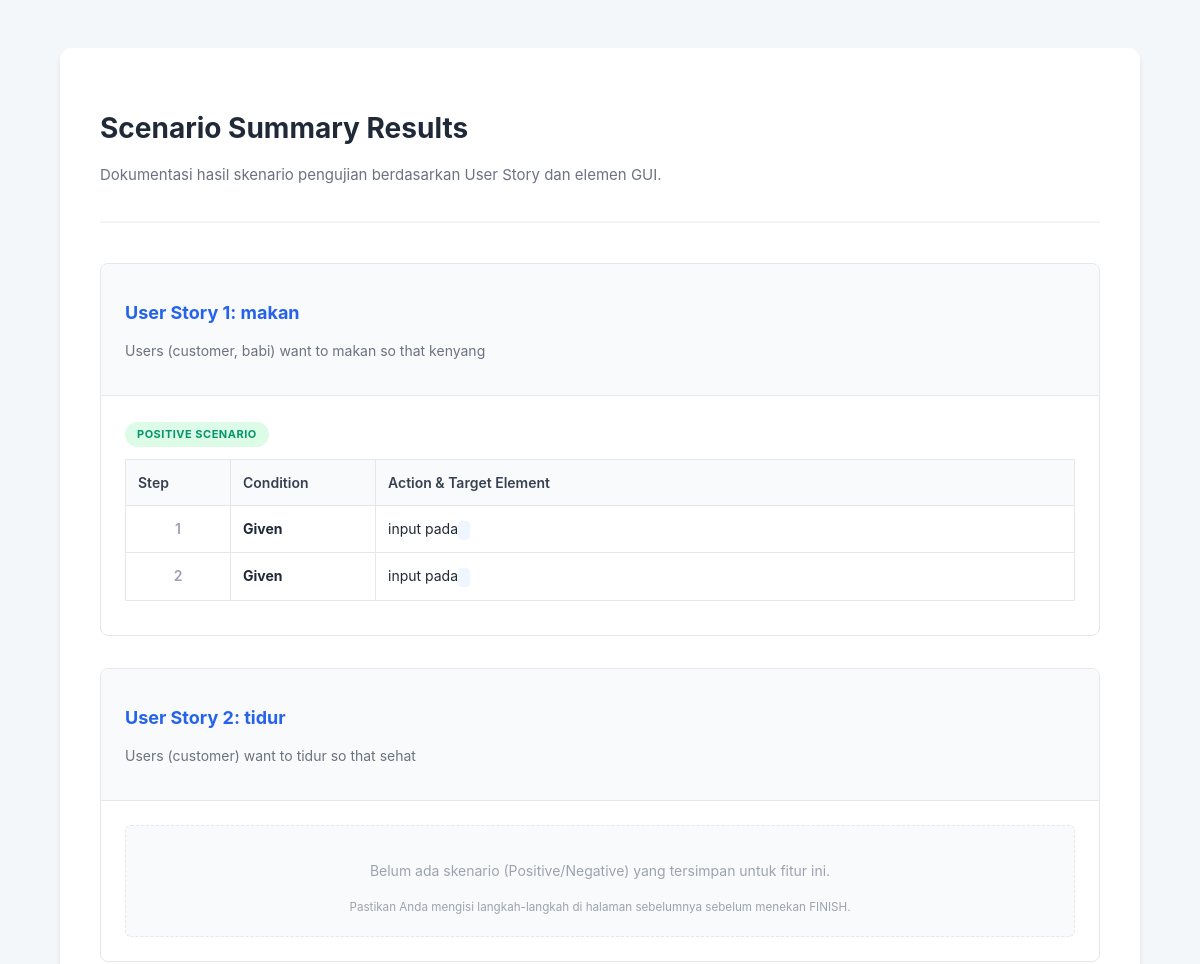
Page /scenario_result/ (upper part) on the earlier database version.
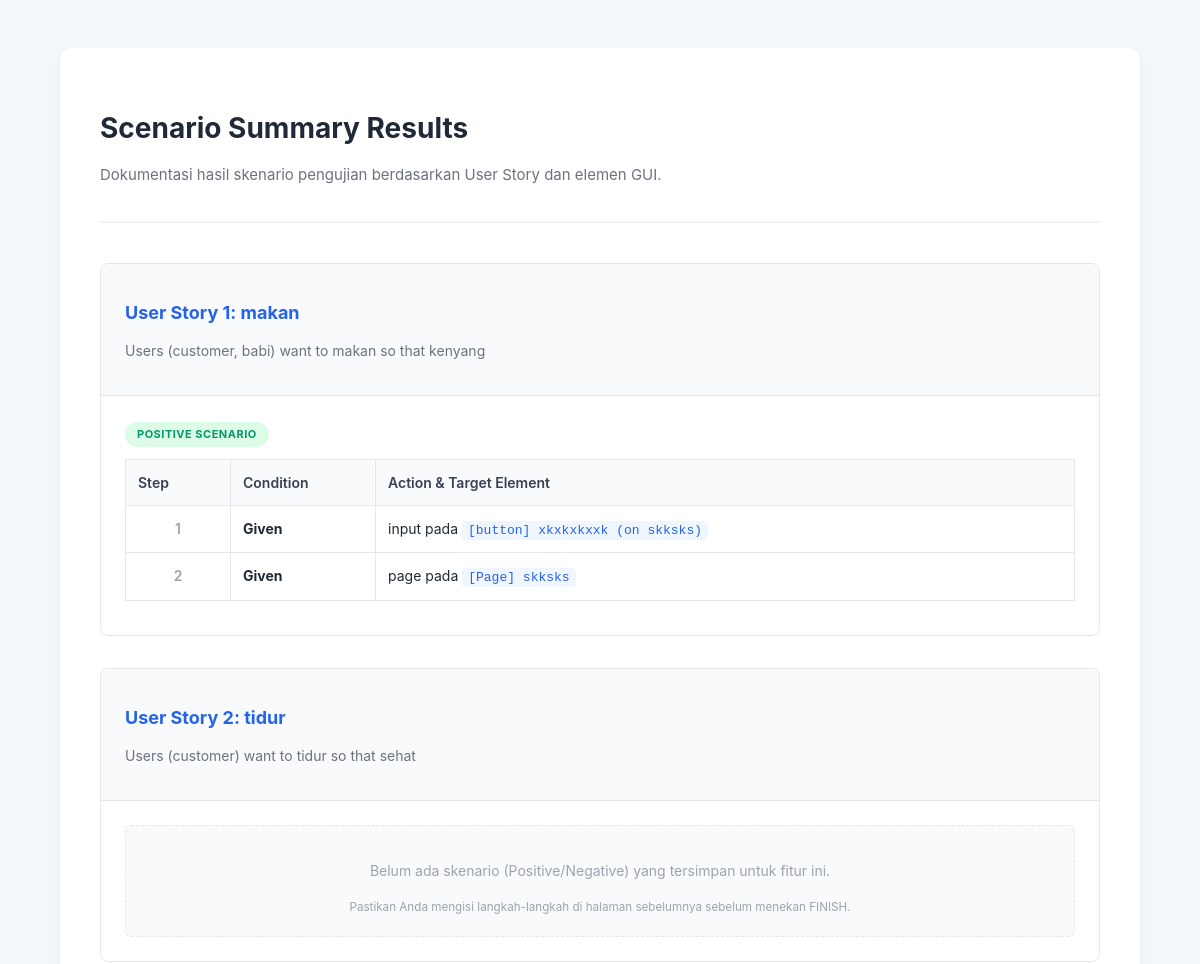
Same page on the later database version.
### main/models.py (models this page shows, shortened)
class UseCaseSpecification(models.Model):
    id = models.AutoField(primary_key=True)
    gui = models.ForeignKey(GUI, on_delete=models.CASCADE, null=True, blank=True)
    feature_name = models.CharField(max_length=255, default="Feature")
    summary_description = models.TextField(null=True, blank=True)
    PRIORITY_CHOICES = [
        ('Must Have', 'Must Have'),
        ('Should Have', 'Should Have'),
        ('Could Have', 'Could Have'),
        ("Won't Have", "Won't Have"),
    ]
    priority = models.CharField(max_length=50, choices=PRIORITY_CHOICES, default='Must Have')
    STATUS_CHOICES = [
        ('Active', 'Active'),
        ('Inactive', 'Inactive')
    ]
    status = models.CharField(max_length=50, choices=STATUS_CHOICES, default='Active')
    input_precondition = models.TextField(null=True, blank=True)
    input_postcondition = models.TextField(null=True, blank=True)

class TestScenario(models.Model):
    SCENARIO_TYPES = [('Positive', 'Positive'), ('Negative', 'Negative')]
    use_case = models.ForeignKey(UseCaseSpecification, on_delete=models.CASCADE, related_name='scenarios')
    scenario_type = models.CharField(max_length=20, choices=SCENARIO_TYPES)

class TestStep(models.Model):
    scenario = models.ForeignKey(TestScenario, on_delete=models.CASCADE, related_name='steps')
    step_number = models.IntegerField()
    condition = models.CharField(max_length=50)
    action_type = models.CharField(max_length=50)
    target_id = models.CharField(max_length=100, null=True, blank=True)
    target_text = models.CharField(max_length=255, null=True, blank=True)

### main/views.py (the view)
# urls.py: path('scenario_result/', views.scenario_result, name='scenario_result'),
def scenario_result(request):
    specs = UseCaseSpecification.objects.prefetch_related(
        'scenarios__steps'  # ← Sesuaikan dengan related_name di models
    ).all()
    print("=" * 60)
    print("🔍 SCENARIO RESULT DEBUG")
    print(f"Total Specs: {specs.count()}")
    for spec in specs:
        scenarios = spec.scenarios.all()  # ← Ganti jadi .scenarios
        print(f"\nSpec: {spec.feature_name} (ID: {spec.id})")
        print(f"  Scenarios: {scenarios.count()}")
        for scenario in scenarios:
            steps = scenario.steps.all()  # ← Ganti jadi .steps
            print(f"    - {scenario.scenario_type}: {steps.count()} steps")
    print("=" * 60)
    return render(request, 'main/scenario_result.html', {'specs': specs})

### main/templates/main/scenario_result.html (shortened to what this page needs)
<!DOCTYPE html>
<html lang="en">
<head>
</head>
<body>
<div class="container">
    <header>
        <h1>Scenario Summary Results</h1>
        <p class="subtitle">Dokumentasi hasil skenario pengujian berdasarkan User Story dan elemen GUI.</p>
    </header>
    {% for spec in specs %}
    <div class="story-card">
        <div class="story-header">
            <h2>User Story {{ forloop.counter }}: {{ spec.feature_name }}</h2>
            <p style="font-size: 14px; color: #6b7280;">{{ spec.summary_description|default:"No description provided." }}</p>
        </div>
        <div class="scenario-container">
            {% for scenario in spec.scenarios.all %}
            <div class="scenario-group">
                <span class="scenario-badge {% if scenario.scenario_type == 'Positive' %}bg-pos{% else %}bg-neg{% endif %}">
                    {{ scenario.scenario_type }} Scenario
                </span>
                <table class="result-table">
                    <thead>
                        <tr>
                            <th width="80">Step</th>
                            <th width="120">Condition</th>
                            <th>Action & Target Element</th>
                        </tr>
                    </thead>
                    <tbody>
                        {% for step in scenario.steps.all|dictsort:"step_number" %}
                        <tr>
                            <td class="step-col">{{ step.step_number }}</td>
                            <td class="cond-col">{{ step.condition }}</td>
                            <td>
                                <span>{{ step.action_type }}</span> pada
                                <span class="target-highlight">{{ step.target_text }}</span>
                            </td>
                        </tr>
                        {% endfor %}
                    </tbody>
                </table>
            </div>
            {% empty %}
            <div class="no-data">
                <p>Belum ada skenario (Positive/Negative) yang tersimpan untuk fitur ini.</p>
                <small>Pastikan Anda mengisi langkah-langkah di halaman sebelumnya sebelum menekan FINISH.</small>
            </div>
            {% endfor %}
        </div>
    </div>
    {% endfor %}
</div>
</body>
</html>

Differences in the rows shown:
removed TestStep: step_number "1", condition "Given", action_type "input", shown under "POSITIVE"
removed TestStep: step_number "2", condition "Given", action_type "input", shown under "POSITIVE"
added TestStep: step_number "1", condition "Given", action_type "input", target_text "[button] xkxkxkxxk (on skksks)", shown under "POSITIVE"
added TestStep: step_number "2", condition "Given", action_type "page", target_text "[Page] skksks", shown under "POSITIVE"
